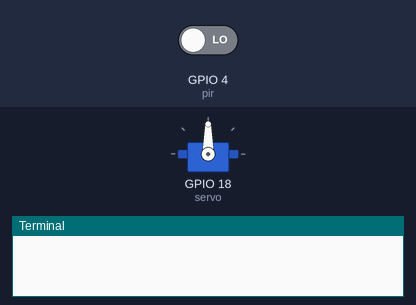
This program was run on a simulated Raspberry Pi (BCM pin numbers). Shown: servo, the last lines printed to the terminal. Inputs (shaded band) come from the test bench; at power-on: GPIO 4 (pir) LOW. Servo angles are drawn from the pulse width (0.5 ms = 0°, 2.5 ms = 180°).

Above: at 1.2 s.
1.3 s: GPIO 4 (pir) driven HIGH
At 1.7 s:
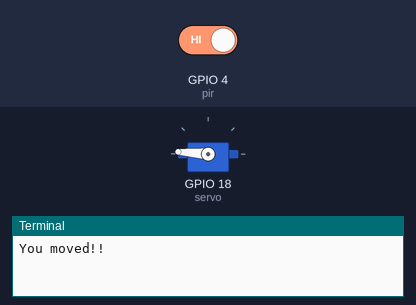
2.8 s: GPIO 4 (pir) driven LOW
At 4.1 s:
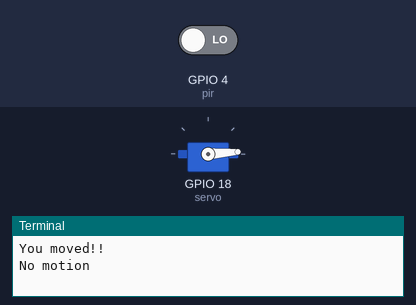
Timing chart, 0 to 5.8 s (numbered marks = the images above; inputs shaded):
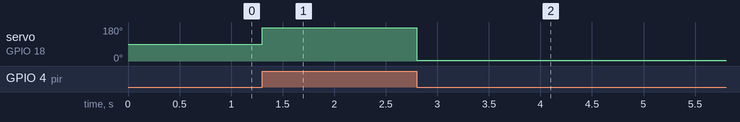

Measured:
- after the input at 1.3 s, servo on GPIO 18 (servo): 90° → 176° at once
- after the input at 2.8 s, servo on GPIO 18 (servo): 176° → 4° at once

The program:

button_pir_buzzer_servo.py
```python
from gpiozero import MotionSensor
from gpiozero import Servo

pir = MotionSensor(4)
myCorrection=0.45
maxPW=(2.0+myCorrection)/1000
minPW=(1.0-myCorrection)/1000
servo_gpio=18
servo = Servo(servo_gpio,min_pulse_width=minPW,max_pulse_width=maxPW)

while True:
    pir.wait_for_motion()
    print("You moved!!")
    servo.max()

    pir.wait_for_no_motion()
    print("No motion")
    servo.min()
```
